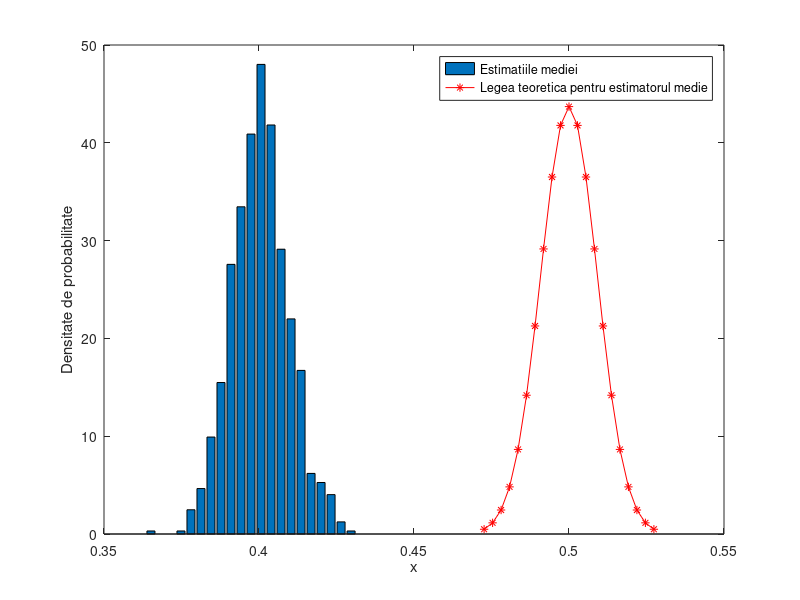
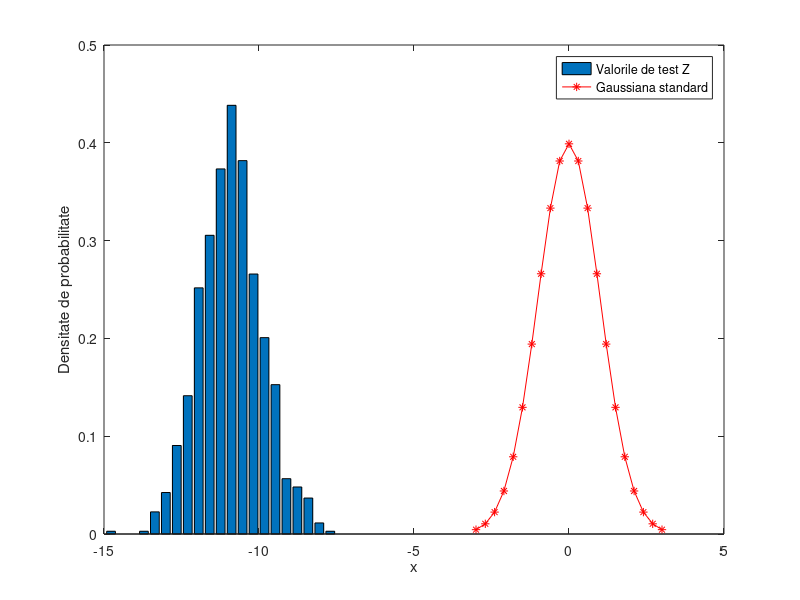

MATLAB code to generate these figures, in order:
clear all
close all
clc

L = 1000; %s nr de incercari = randuri din matricea cu date pe care facem media
N = 1000; % marimea esantionului de date, volumul de date; cu cat e mai mare cu atat Beta scade

delta = 0.2; % delta este un procent relativ cu cat fata de media reala e shiftata distributia
% in acest fel se va calcula o medie experimentala cu o medie u_tilda
% si se poate calcula eroare de tip 2, beta, sansa sa ne bucuram degeaba
nr_bins = 21; % nr bins for histogram

media_teoretica = 0.5; % media unei uniforme in [0,1]
ss = 1/sqrt(12); % abaterea medie a unei uniforme in [0,1]

X = rand(L,N) - media_teoretica*delta; % media_noua = media_teoretica* (1-delta) - cazul 2 din Tema Lab 3

media_shiftata = media_teoretica*(1-delta);
ss_shiftata = ss;
cuantila_alpha_pe_2 = 1.96; % corespunde lui alpha = nivelul de semnificatie statistica = 0.05

X_mediu = sum(X,2)/N; % calculam media variabile X pe coloane (X nu mai e uniforma in [0,1] , ci e shiftata la stanga cu delta * media

delta_histograma = [max(X_mediu)-min(X_mediu)]/nr_bins; 
[frecv,u] = hist(X_mediu,nr_bins);
q = normpdf(linspace(media_teoretica-3*sqrt(1/(12*N)),media_teoretica+3*sqrt(1/(12*N)),nr_bins),media_teoretica,sqrt(1/(12*N))); % gaussiana rezultata prin medierea a N uniforme
figure,bar(u, frecv/L/delta_histograma), hold on, plot(linspace(media_teoretica-3*sqrt(1/(12*N)),media_teoretica+3*sqrt(1/(12*N)),nr_bins),q,'*-r') 
xlabel('x'), ylabel('Densitate de probabilitate'),legend('Estimatiile mediei','Legea teoretica pentru estimatorul medie')

Z = (X_mediu-media_teoretica)/(ss/sqrt(N)); % calculam variabila de test (aducem gaussiana X_m intr-o gaussiana standard)

delta_histograma = [max(Z)-min(Z)]/nr_bins; 
[frecv,u] = hist(Z,nr_bins);
q = normpdf(linspace(-3,3,nr_bins),0,1); % gaussiana rezultata prin medierea a N uniforme
figure,bar(u, frecv/L/delta_histograma), hold on, plot(linspace(-3,3,nr_bins),q,'*-r') 
xlabel('x'), ylabel('Densitate de probabilitate'),legend('Valorile de test Z','Gaussiana standard')

Zl = abs(Z)<=cuantila_alpha_pe_2; % facem testul propriu zis corespunzator unei valori alpha_teoretic = 0.05 

Beta_experimental = sum(Zl)/L % eroarea de gradul doi calculata experimental
eps = cuantila_alpha_pe_2*ss/sqrt(N); 
Beta_teoretic = normcdf(media_teoretica+eps,media_shiftata,ss/sqrt(N)) - normcdf(media_teoretica-eps,media_shiftata,ss/sqrt(N))